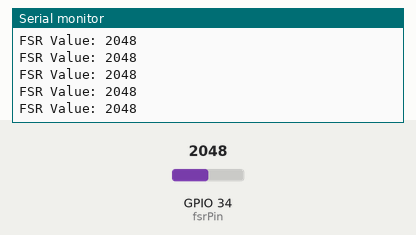
Simulated run of this sketch. Board: ESP32. On the bench: the last lines printed to the serial monitor. The test bench sets the inputs (shaded band); at power-on: GPIO 34 (fsrPin) = 2048.

Above: at 1.2 s.
1.3 s: GPIO 34 (fsrPin) set to 2866
At 1.56 s:
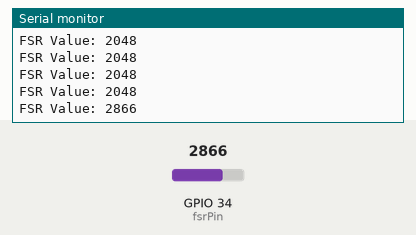
2.8 s: GPIO 34 (fsrPin) set to 3603
At 2.96 s:
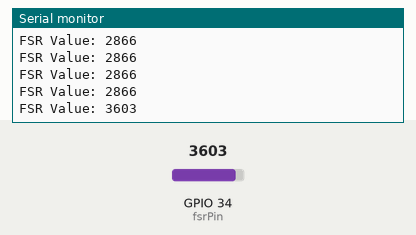
Timing chart, 0 to 5.8 s (numbered marks = the images above; inputs shaded):
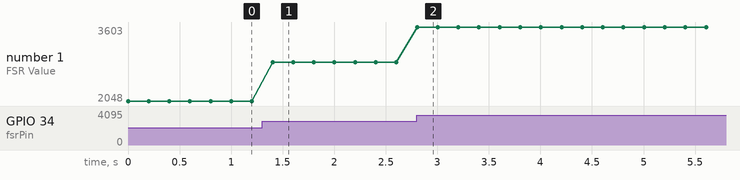

The sketch:

fsr_tester_code.ino
```cpp
const int fsrPin = 34;   // ADC pin

void setup() {
  Serial.begin(115200);
}

void loop() {
  int value = analogRead(fsrPin);

  Serial.print("FSR Value: ");
  Serial.println(value);

  delay(200);
}
```

Measured:
- after the input at 1.3 s, the serial monitor: prints a new line after 0.10 s (image 1)
- after the input at 2.8 s, the serial monitor: prints a new line at once (image 2)
- plotted number 1: 2048 → 2866 after the input at 1.3 s, 2866 → 3603 after the input at 2.8 s
